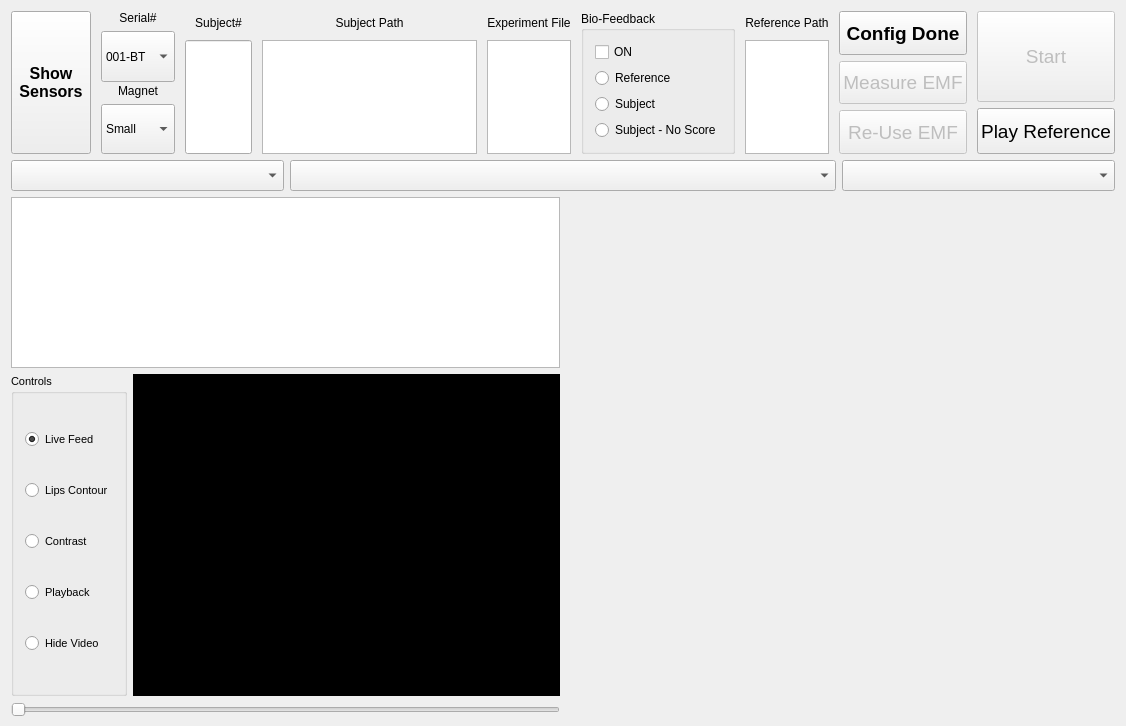
<?xml version="1.0" encoding="UTF-8"?>
<ui version="4.0">
 <class>MainWindow</class>
 <widget class="QMainWindow" name="MainWindow">
  <property name="geometry">
   <rect>
    <x>0</x>
    <y>0</y>
    <width>1126</width>
    <height>726</height>
   </rect>
  </property>
  <property name="windowTitle">
   <string>Tongue Tracking System v1.0</string>
  </property>
  <widget class="QWidget" name="centralWidget">
   <layout class="QVBoxLayout" name="verticalLayout_7" stretch="1,0,2,4">
    <property name="bottomMargin">
     <number>9</number>
    </property>
    <item>
     <layout class="QHBoxLayout" name="config_Layout" stretch="1,1,0,0,1,0,1,2,1">
      <property name="spacing">
       <number>10</number>
      </property>
      <item>
       <widget class="QPushButton" name="showMagButton">
        <property name="sizePolicy">
         <sizepolicy hsizetype="Expanding" vsizetype="Expanding">
          <horstretch>0</horstretch>
          <verstretch>0</verstretch>
         </sizepolicy>
        </property>
        <property name="font">
         <font>
          <pointsize>12</pointsize>
          <weight>75</weight>
          <bold>true</bold>
          <underline>false</underline>
         </font>
        </property>
        <property name="text">
         <string>Show
Sensors</string>
        </property>
        <property name="iconSize">
         <size>
          <width>16</width>
          <height>16</height>
         </size>
        </property>
        <property name="checkable">
         <bool>true</bool>
        </property>
       </widget>
      </item>
      <item>
       <layout class="QVBoxLayout" name="system_Layout" stretch="1,1">
        <property name="spacing">
         <number>2</number>
        </property>
        <item>
         <layout class="QVBoxLayout" name="serialNum_Layout" stretch="1,4">
          <item>
           <widget class="QLabel" name="serialNumLabel">
            <property name="text">
             <string>Serial#</string>
            </property>
            <property name="alignment">
             <set>Qt::AlignCenter</set>
            </property>
            <property name="buddy">
             <cstring>serialNumBox</cstring>
            </property>
           </widget>
          </item>
          <item>
           <widget class="QComboBox" name="serialNumBox">
            <property name="sizePolicy">
             <sizepolicy hsizetype="Preferred" vsizetype="Preferred">
              <horstretch>0</horstretch>
              <verstretch>0</verstretch>
             </sizepolicy>
            </property>
            <item>
             <property name="text">
              <string>001-BT</string>
             </property>
            </item>
            <item>
             <property name="text">
              <string>002-BT</string>
             </property>
            </item>
            <item>
             <property name="text">
              <string>003-BT</string>
             </property>
            </item>
            <item>
             <property name="text">
              <string>004-BT</string>
             </property>
            </item>
            <item>
             <property name="text">
              <string>005-BT</string>
             </property>
            </item>
            <item>
             <property name="text">
              <string>006-BT</string>
             </property>
            </item>
            <item>
             <property name="text">
              <string>007-BT</string>
             </property>
            </item>
            <item>
             <property name="text">
              <string>008-BT</string>
             </property>
            </item>
            <item>
             <property name="text">
              <string>009-BT</string>
             </property>
            </item>
           </widget>
          </item>
         </layout>
        </item>
        <item>
         <layout class="QVBoxLayout" name="magnet_Layout" stretch="1,4">
          <item>
           <widget class="QLabel" name="magnetLabel">
            <property name="text">
             <string>Magnet</string>
            </property>
            <property name="alignment">
             <set>Qt::AlignCenter</set>
            </property>
            <property name="buddy">
             <cstring>magnetTypeBox</cstring>
            </property>
           </widget>
          </item>
          <item>
           <widget class="QComboBox" name="magnetTypeBox">
            <property name="sizePolicy">
             <sizepolicy hsizetype="Expanding" vsizetype="Preferred">
              <horstretch>0</horstretch>
              <verstretch>0</verstretch>
             </sizepolicy>
            </property>
            <item>
             <property name="text">
              <string>Small</string>
             </property>
            </item>
            <item>
             <property name="text">
              <string>Medium</string>
             </property>
            </item>
            <item>
             <property name="text">
              <string>Large</string>
             </property>
            </item>
           </widget>
          </item>
         </layout>
        </item>
       </layout>
      </item>
      <item>
       <layout class="QVBoxLayout" name="subjectNumLayout" stretch="1,5">
        <item>
         <widget class="QLabel" name="subNbLabel">
          <property name="text">
           <string>Subject#</string>
          </property>
          <property name="alignment">
           <set>Qt::AlignCenter</set>
          </property>
          <property name="buddy">
           <cstring>subNbEdit</cstring>
          </property>
         </widget>
        </item>
        <item>
         <widget class="QLineEdit" name="subNbEdit">
          <property name="sizePolicy">
           <sizepolicy hsizetype="Expanding" vsizetype="Expanding">
            <horstretch>0</horstretch>
            <verstretch>0</verstretch>
           </sizepolicy>
          </property>
          <property name="alignment">
           <set>Qt::AlignCenter</set>
          </property>
         </widget>
        </item>
       </layout>
      </item>
      <item>
       <layout class="QVBoxLayout" name="subjectPathLayout" stretch="1,5">
        <item>
         <widget class="QLabel" name="subPathLabel">
          <property name="frameShape">
           <enum>QFrame::NoFrame</enum>
          </property>
          <property name="text">
           <string>Subject Path</string>
          </property>
          <property name="alignment">
           <set>Qt::AlignCenter</set>
          </property>
         </widget>
        </item>
        <item>
         <widget class="QPlainTextEdit" name="subPathEdit">
          <property name="horizontalScrollBarPolicy">
           <enum>Qt::ScrollBarAlwaysOff</enum>
          </property>
         </widget>
        </item>
       </layout>
      </item>
      <item>
       <layout class="QVBoxLayout" name="experiment_Layout" stretch="1,5">
        <item>
         <widget class="QLabel" name="expFileLabel">
          <property name="text">
           <string>Experiment File</string>
          </property>
          <property name="alignment">
           <set>Qt::AlignCenter</set>
          </property>
         </widget>
        </item>
        <item>
         <widget class="QPlainTextEdit" name="expFileEdit">
          <property name="sizePolicy">
           <sizepolicy hsizetype="Expanding" vsizetype="Expanding">
            <horstretch>0</horstretch>
            <verstretch>0</verstretch>
           </sizepolicy>
          </property>
         </widget>
        </item>
       </layout>
      </item>
      <item>
       <widget class="QGroupBox" name="vfbGroupBox">
        <property name="title">
         <string>Bio-Feedback</string>
        </property>
        <layout class="QVBoxLayout" name="verticalLayout">
         <item>
          <widget class="QCheckBox" name="vfbActivationCheckBox">
           <property name="text">
            <string>ON</string>
           </property>
          </widget>
         </item>
         <item>
          <widget class="QRadioButton" name="vfbRefModeRadio">
           <property name="text">
            <string>Reference</string>
           </property>
          </widget>
         </item>
         <item>
          <widget class="QRadioButton" name="vfbSubModeRadio">
           <property name="text">
            <string>Subject</string>
           </property>
          </widget>
         </item>
         <item>
          <widget class="QRadioButton" name="vfbSubNoVfbModeRadio">
           <property name="text">
            <string>Subject - No Score</string>
           </property>
          </widget>
         </item>
        </layout>
       </widget>
      </item>
      <item>
       <widget class="QWidget" name="refWidget" native="true">
        <layout class="QVBoxLayout" name="verticalLayout_4" stretch="1,5">
         <property name="spacing">
          <number>6</number>
         </property>
         <property name="leftMargin">
          <number>0</number>
         </property>
         <property name="topMargin">
          <number>0</number>
         </property>
         <property name="rightMargin">
          <number>0</number>
         </property>
         <property name="bottomMargin">
          <number>0</number>
         </property>
         <item>
          <widget class="QLabel" name="refPathLabel">
           <property name="text">
            <string>Reference Path</string>
           </property>
           <property name="alignment">
            <set>Qt::AlignCenter</set>
           </property>
          </widget>
         </item>
         <item>
          <widget class="QPlainTextEdit" name="refPathEdit">
           <property name="font">
            <font>
             <pointsize>9</pointsize>
            </font>
           </property>
          </widget>
         </item>
        </layout>
       </widget>
      </item>
      <item>
       <layout class="QVBoxLayout" name="verticalLayout_3">
        <item>
         <widget class="QPushButton" name="configButton">
          <property name="sizePolicy">
           <sizepolicy hsizetype="Expanding" vsizetype="Expanding">
            <horstretch>0</horstretch>
            <verstretch>0</verstretch>
           </sizepolicy>
          </property>
          <property name="font">
           <font>
            <pointsize>14</pointsize>
            <weight>75</weight>
            <bold>true</bold>
           </font>
          </property>
          <property name="text">
           <string>Config Done</string>
          </property>
         </widget>
        </item>
        <item>
         <widget class="QPushButton" name="measureEMFButton">
          <property name="enabled">
           <bool>false</bool>
          </property>
          <property name="sizePolicy">
           <sizepolicy hsizetype="Minimum" vsizetype="Expanding">
            <horstretch>0</horstretch>
            <verstretch>0</verstretch>
           </sizepolicy>
          </property>
          <property name="font">
           <font>
            <pointsize>14</pointsize>
           </font>
          </property>
          <property name="text">
           <string>Measure EMF</string>
          </property>
         </widget>
        </item>
        <item>
         <widget class="QPushButton" name="reuseEMFButton">
          <property name="enabled">
           <bool>false</bool>
          </property>
          <property name="sizePolicy">
           <sizepolicy hsizetype="Minimum" vsizetype="Expanding">
            <horstretch>0</horstretch>
            <verstretch>0</verstretch>
           </sizepolicy>
          </property>
          <property name="font">
           <font>
            <pointsize>14</pointsize>
           </font>
          </property>
          <property name="text">
           <string>Re-Use EMF</string>
          </property>
         </widget>
        </item>
       </layout>
      </item>
      <item>
       <layout class="QVBoxLayout" name="verticalLayout_5" stretch="2,1">
        <item>
         <widget class="QPushButton" name="startStopTrialButton">
          <property name="enabled">
           <bool>false</bool>
          </property>
          <property name="sizePolicy">
           <sizepolicy hsizetype="Minimum" vsizetype="Expanding">
            <horstretch>0</horstretch>
            <verstretch>0</verstretch>
           </sizepolicy>
          </property>
          <property name="font">
           <font>
            <pointsize>14</pointsize>
           </font>
          </property>
          <property name="text">
           <string>Start</string>
          </property>
          <property name="shortcut">
           <string>Space</string>
          </property>
          <property name="checkable">
           <bool>true</bool>
          </property>
          <property name="autoDefault">
           <bool>true</bool>
          </property>
          <property name="default">
           <bool>true</bool>
          </property>
         </widget>
        </item>
        <item>
         <widget class="QPushButton" name="playRefButton">
          <property name="enabled">
           <bool>true</bool>
          </property>
          <property name="sizePolicy">
           <sizepolicy hsizetype="Expanding" vsizetype="Expanding">
            <horstretch>0</horstretch>
            <verstretch>0</verstretch>
           </sizepolicy>
          </property>
          <property name="font">
           <font>
            <pointsize>14</pointsize>
           </font>
          </property>
          <property name="text">
           <string>Play Reference</string>
          </property>
         </widget>
        </item>
       </layout>
      </item>
     </layout>
    </item>
    <item>
     <layout class="QHBoxLayout" name="utteranceBox_Layout" stretch="1,2,1">
      <item>
       <widget class="QComboBox" name="classBox">
        <property name="font">
         <font>
          <pointsize>14</pointsize>
         </font>
        </property>
        <property name="focusPolicy">
         <enum>Qt::WheelFocus</enum>
        </property>
       </widget>
      </item>
      <item>
       <widget class="QComboBox" name="utteranceBox">
        <property name="font">
         <font>
          <pointsize>14</pointsize>
         </font>
        </property>
       </widget>
      </item>
      <item>
       <widget class="QComboBox" name="trialBox">
        <property name="sizePolicy">
         <sizepolicy hsizetype="Minimum" vsizetype="Fixed">
          <horstretch>0</horstretch>
          <verstretch>0</verstretch>
         </sizepolicy>
        </property>
        <property name="font">
         <font>
          <pointsize>14</pointsize>
         </font>
        </property>
       </widget>
      </item>
     </layout>
    </item>
    <item>
     <layout class="QHBoxLayout" name="utterance_Layout" stretch="1,1">
      <item>
       <widget class="QPlainTextEdit" name="utteranceEdit">
        <property name="font">
         <font>
          <pointsize>20</pointsize>
         </font>
        </property>
        <property name="verticalScrollBarPolicy">
         <enum>Qt::ScrollBarAlwaysOff</enum>
        </property>
        <property name="horizontalScrollBarPolicy">
         <enum>Qt::ScrollBarAlwaysOff</enum>
        </property>
        <property name="undoRedoEnabled">
         <bool>false</bool>
        </property>
        <property name="readOnly">
         <bool>true</bool>
        </property>
        <property name="textInteractionFlags">
         <set>Qt::NoTextInteraction</set>
        </property>
        <property name="backgroundVisible">
         <bool>false</bool>
        </property>
       </widget>
      </item>
      <item>
       <widget class="QCustomPlot" name="waveformQCP" native="true">
        <property name="autoFillBackground">
         <bool>true</bool>
        </property>
       </widget>
      </item>
     </layout>
    </item>
    <item>
     <layout class="QHBoxLayout" name="bottom_Layout" stretch="1,1">
      <item>
       <layout class="QVBoxLayout" name="verticalLayout_6" stretch="1,1">
        <item>
         <layout class="QHBoxLayout" name="horizontalLayout" stretch="1,5">
          <item>
           <widget class="QGroupBox" name="videoContolsGroupBox">
            <property name="sizePolicy">
             <sizepolicy hsizetype="Preferred" vsizetype="Preferred">
              <horstretch>0</horstretch>
              <verstretch>0</verstretch>
             </sizepolicy>
            </property>
            <property name="font">
             <font>
              <pointsize>8</pointsize>
             </font>
            </property>
            <property name="title">
             <string>Controls</string>
            </property>
            <layout class="QVBoxLayout" name="verticalLayout_2">
             <item>
              <widget class="QRadioButton" name="videoShowRadio">
               <property name="font">
                <font>
                 <pointsize>8</pointsize>
                </font>
               </property>
               <property name="text">
                <string>Live Feed</string>
               </property>
               <property name="checked">
                <bool>true</bool>
               </property>
              </widget>
             </item>
             <item>
              <widget class="QRadioButton" name="videoShowLipsRadio">
               <property name="font">
                <font>
                 <pointsize>8</pointsize>
                </font>
               </property>
               <property name="text">
                <string>Lips Contour</string>
               </property>
              </widget>
             </item>
             <item>
              <widget class="QRadioButton" name="videoBWRadio">
               <property name="font">
                <font>
                 <pointsize>8</pointsize>
                </font>
               </property>
               <property name="text">
                <string>Contrast</string>
               </property>
              </widget>
             </item>
             <item>
              <widget class="QRadioButton" name="videoPlaybackRadio">
               <property name="font">
                <font>
                 <pointsize>8</pointsize>
                </font>
               </property>
               <property name="text">
                <string>Playback</string>
               </property>
              </widget>
             </item>
             <item>
              <widget class="QRadioButton" name="videoHideRadio">
               <property name="font">
                <font>
                 <pointsize>8</pointsize>
                </font>
               </property>
               <property name="text">
                <string>Hide Video</string>
               </property>
              </widget>
             </item>
            </layout>
           </widget>
          </item>
          <item>
           <widget class="QCustomPlot" name="videoFeed" native="true">
            <property name="autoFillBackground">
             <bool>false</bool>
            </property>
            <property name="styleSheet">
             <string notr="true">Background-color: #000;</string>
            </property>
           </widget>
          </item>
         </layout>
        </item>
        <item>
         <widget class="QSlider" name="videoSlider">
          <property name="orientation">
           <enum>Qt::Horizontal</enum>
          </property>
         </widget>
        </item>
       </layout>
      </item>
      <item>
       <widget class="QCustomPlot" name="locaPlot" native="true">
        <property name="autoFillBackground">
         <bool>true</bool>
        </property>
       </widget>
      </item>
     </layout>
    </item>
   </layout>
  </widget>
 </widget>
 <layoutdefault spacing="6" margin="11"/>
 <customwidgets>
  <customwidget>
   <class>QCustomPlot</class>
   <extends>QWidget</extends>
   <header>qcustomplot.h</header>
   <container>1</container>
  </customwidget>
 </customwidgets>
 <resources/>
 <connections/>
</ui>
